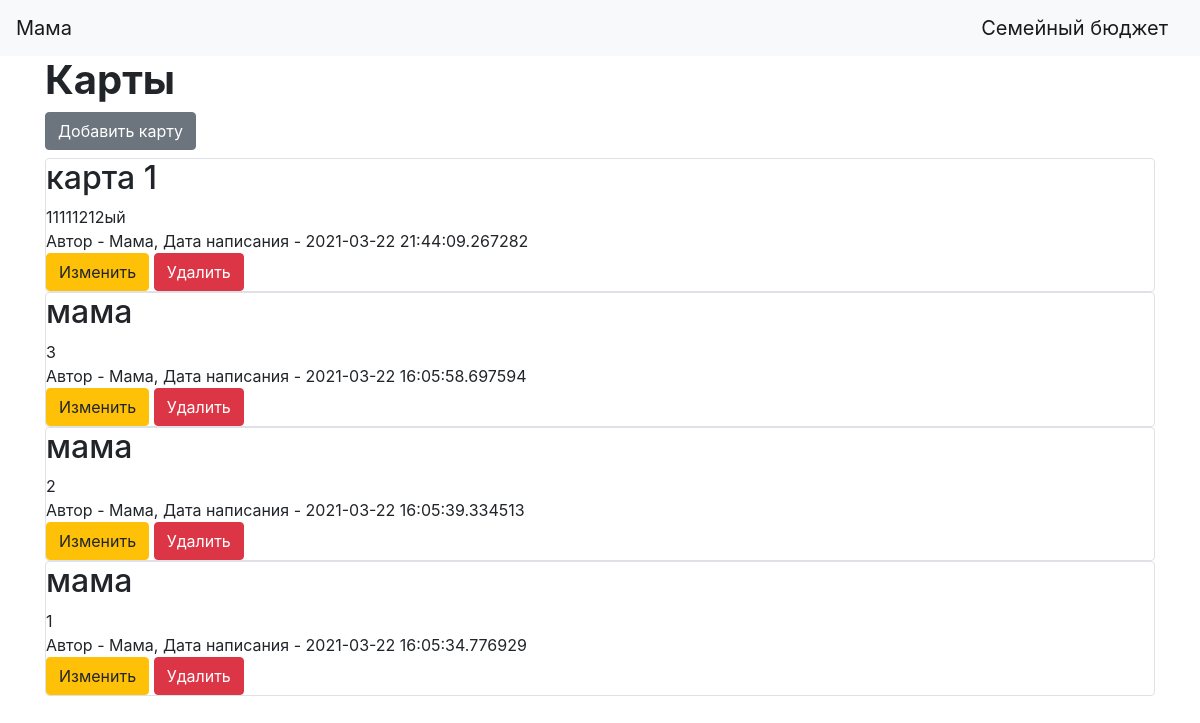
/cards_table (signed in), run on the app's committed database.
### data/users.py (models this page shows, shortened)
class User(SqlAlchemyBase, UserMixin):
    __tablename__ = 'users'
    id = sqlalchemy.Column(sqlalchemy.Integer,
                           primary_key=True, autoincrement=True)
    name = sqlalchemy.Column(sqlalchemy.String, nullable=True)
    email = sqlalchemy.Column(sqlalchemy.String,
                              index=True, unique=True, nullable=True)
    hashed_password = sqlalchemy.Column(sqlalchemy.String, nullable=True)
    created_date = sqlalchemy.Column(sqlalchemy.DateTime,
                                     default=datetime.datetime.now)
    cards = orm.relation("Cards", back_populates='user')
    type_of_operation = orm.relation('Type_of_operation', back_populates='user')
    owner_money = orm.relation("Owner_money", back_populates='user')
    resource = orm.relation("Resource", back_populates='user')

### data/cards.py (models this page shows)
class Cards(SqlAlchemyBase):
    __tablename__ = 'cards'
    id = sqlalchemy.Column(sqlalchemy.Integer,
                           primary_key=True, autoincrement=True)
    title = sqlalchemy.Column(sqlalchemy.String, nullable=True)
    content = sqlalchemy.Column(sqlalchemy.String, nullable=True)
    created_date = sqlalchemy.Column(sqlalchemy.DateTime,
                                     default=datetime.datetime.now)
    user_id = sqlalchemy.Column(sqlalchemy.Integer,
                                sqlalchemy.ForeignKey("users.id"))
    user = orm.relation('User')

### main.py (the view)
@app.route('/cards_table')
def get_cards_table():
    db_sess = db_session.create_session()
    cards = db_sess.query(Cards).filter(Cards.user_id == current_user.id)
    return render_template("cards_table.html", cards=cards)

### data/db_session.py (called while the page is built)
def create_session() -> Session:
    global __factory
    return __factory()

### main.py (called while the page is built)
@login_manager.user_loader
def load_user(user_id):
    db_sess = db_session.create_session()
    return db_sess.query(User).get(user_id)

### templates/cards_table.html (shortened to what this page needs)
{% extends "base.html" %}
{% block content %}
<h1><b>Карты</b></h1>
<a href="cards" class="btn btn-secondary">Добавить карту</a>
{% for item in cards[::-1]%}
<div class="col-md6 border rounded">
    <h2>{{item.title}}</h2>
    <div>
        {{item.content}}
    </div>
    <div>
        Автор - {{item.user.name}}, Дата написания - {{item.created_date}}
    </div>
    {% if current_user.is_authenticated and current_user == item.user %}
    <div>
        <a href="/cards/{{ item.id }}" class="btn btn-warning">
            Изменить
        </a>
        <a href="/cards_delete/{{ item.id }}" class="btn btn-danger">
            Удалить
        </a>
    </div>
{% endif %}
</div>
{% endfor %}
{% endblock %}

### templates/base.html (shortened to what this page needs)
<!doctype html>
<html lang="en">
<head>
    <link rel="stylesheet"
          href="https://stackpath.bootstrapcdn.com/bootstrap/4.4.1/css/bootstrap.min.css"
>
</head>
<body>
<header>
    <nav class="navbar navbar-light bg-light">
        {% if current_user.is_authenticated %}
    <a class="navbar-brand" href="/logout">{{ current_user.name }}</a>
{% else %}
    <p>
        <a class="btn btn-primary " href="/register">Зарегистрироваться</a>
        <a class="btn btn-success" href="/login">Войти</a>
    </p>
{% endif %}
        <a class="navbar-brand" href="/">Семейный бюджет</a>
    </nav>
</header>
<main role="main" class="container">
    {% block content %}{% endblock %}
</main>
</body>
</html>

### data on the page
User: name "Мама"
Cards: title "карта 1", content "11111212ый", user.name "Мама", created_date "2021-03-22 21:44:09.267282"
Cards: title "мама", content "3", user.name "Мама", created_date "2021-03-22 16:05:58.697594"
Cards: title "мама", content "2", user.name "Мама", created_date "2021-03-22 16:05:39.334513"
Cards: title "мама", content "1", user.name "Мама", created_date "2021-03-22 16:05:34.776929"
